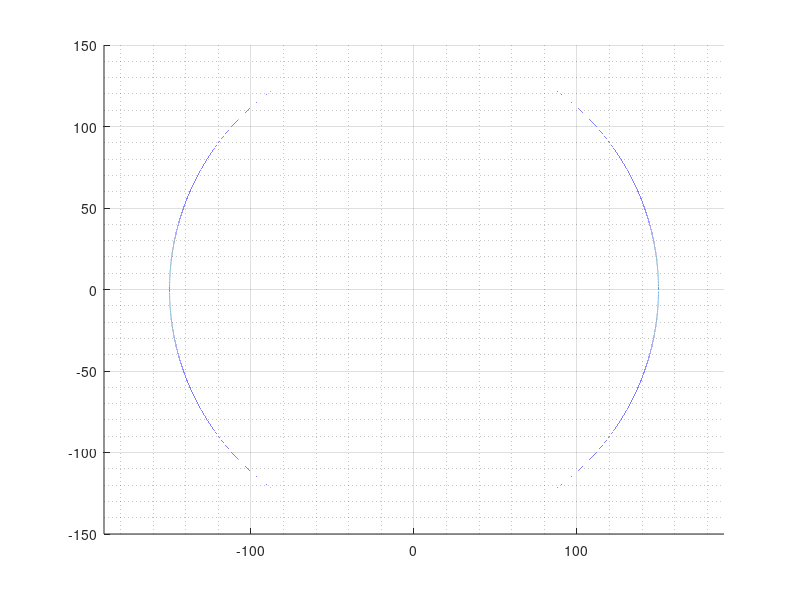

Here is the MATLAB script that generated this plot: (Note: this script raises an error after producing the figure.)
clc; clear; close all;

simTime = 50;
dt = 0.001;

%%Path Specification
o = [0, 0]';   %m
r = 150;        %m
direction = -1; %1: clockwise; -1: anticlockwise

%%UAV Specifications
va = 25; %m/s
L = 50; %m (should always be greater than r; if L > r, then the algorithm can be dynamically unstable i.e. oscillation never dies)

p0 = [-350, -555]';   %m
psi0 = -3*pi/4;        %radians

g = 9.81;
phiMax = 45*pi/180; %radians
dpsiMax = g*tan(phiMax)/va; %radians/sec

figure;
hold on;
grid on; grid minor;
axis equal;
x = (o(1) - r):0.001:(o(1) + r);
y1 = o(2) - sqrt(r^2 - (x - o(1)).^2);
y2 = o(2) + sqrt(r^2 - (x - o(1)).^2);
x = [x(1:end-1), flip(x)]';
y = [y1(1:end-1), flip(y2)]';
plot(x, y,"--", lineWidth=1, Color="#ff0000");
plot(p0(1), p0(2), "Marker","o", "MarkerSize", 8, 'LineWidth', 1.5, "DisplayName", "Inital Position");
xlabel("x-axis");
ylabel("y-axis");
title("Loitering with NLGL");

state = zeros([4, simTime/dt + 1]);
state(1:3, 1) = [p0', psi0]';


i = 2;
for t=dt:dt:simTime
    p = state(1:2, i - 1); x = p(1); y = p(2);
    psi = state(3, i - 1);
    
    if(i == 2)
        cte = (x - o(1))^2 + (y - o(2))^2 - r^2;
        state(6, 1) = cte;
    end

    s = getIntersectionPt(o, r, p, L, direction);
    
    normOP = (p - o)/sqrt((p - o)'*(p - o));
    if(isnan(s))
        s = o + r*normOP;
    end

    psit = atan2(s(2) - p(2), s(1) - p(1));
    eta = wrapToPi(psit - psi);

    dpsi = max(min(2*va*sin(eta)/L, dpsiMax), -dpsiMax);
    psi = wrapToPi(psi + dpsi*dt);
    x = x + va*cos(psi)*dt;
    y = y + va*sin(psi)*dt;

    cte = (x - o(1))^2 + (y - o(2))^2 - r^2;

    state(:, i) = [x, y, psi, dpsi, eta, cte]';

    if ~mod(i, 100)
        if i ~= 100
            delete(h1);
            delete(h2);
            delete(h3);
            delete(h4);
            delete(h5);
            delete(h6);
        end
        h1 = plot(state(1, 1:i), state(2, 1:i), linewidth = 1.5, color='#0099aa');
        h2 = plot(state(1, i), state(2, i), '^', markersize = 8, color = '#0099ff', linewidth=1.5);
        
        tx = (x - L):0.01:(x + L);
        ty1 = y - sqrt(L^2 - (tx - x).^2 + 0.01);
        ty2 = y + sqrt(L^2 - (tx - x).^2 + 0.01);
        tx = [tx(1:end-1), flip(tx)]';
        ty = [ty1(1:end-1), flip(ty2)]';
        h3 = plot(tx, ty,":", lineWidth=1, Color="#00ff22");

        h4 = plot(s(1), s(2), "Marker", "square", "MarkerSize", 8, "Color","#ffff00");
        h5 = plot([x, s(1)], [y, s(2)], "LineStyle","-.", "Color", "#ffff00");

        w = [x, y]' + [cos(psi), sin(psi)]'.*L;
        h6 = plot([x, w(1)], [y, w(2)], "Color", "#00ff55");

        pause(dt);
    end

    i = i + 1;
end


figure; 
subplot(2, 2, 1);
plot(0:dt:simTime, state(3, :)*180/pi,  "LineWidth", 1.5);
hold on; grid on; grid minor;
xlabel("Time [s]");
ylabel("Heading Angle, \psi [Degree]");
hold off;

subplot(2, 2, 2);
plot(0:dt:simTime, state(4, :),  "LineWidth", 1.5);
hold on; grid on; grid minor;
xlabel("Time [s]");
ylabel("Heading Angle Rate, \psi_D_O_T [rad/s]");
hold off;

subplot(2, 2, 3);
plot(0:dt:simTime, state(5, :)*180/pi,  "LineWidth", 1.5);
hold on; grid on; grid minor;
xlabel("Time [s]");
ylabel("Angle Error, \eta [Degree]");
hold off;

subplot(2, 2, 4);
plot(0:dt:simTime, state(6, :),  "LineWidth", 1.5);
hold on; grid on; grid minor;
xlabel("Time [s]");
ylabel("Cross Track Error");
hold off;

%%function which gives the one of the two intersection pts according to the
%%direction specified,
%%If the circles do not intersect in that case "NaN" is sent instead of a
%%intersection pt.
function s = getIntersectionPt(o, r, p, L, direction)
    d = sqrt((p - o)'*(p - o));

    if(abs(d - r - L) < 1e-2)
        s = o + (p - o).*(r/d);
    elseif (abs(d + r - L) < 1e-2)
        s = o - (p - o).*(r/d);
    elseif(d > r + L || L > d + r || r > d + L)
        %1- no intersection of between the circles (both circles are distant)
        %2- one circle is inside other circle
        s = NaN;
    else
        %%all small variables are "scalar" and all caps are "vector" and norm__
        %%are nothing but the "normalized vectors"
        OP = (p - o);
        op = sqrt((p - o)'*(p - o));
        normOP = OP./op;

        a = (r^2 - L^2 + op^2)/(2*op);
        OR = a.*normOP;

        normRQ = [-normOP(2), normOP(1)]';
        normRS = -normRQ;
        rq = sqrt(r^2 - a^2);
        rs = rq;

        RQ = rq*normRQ;
        RS = rs*normRS;

        R = o + OR;

        Q = R + RQ;
        S = R + RS;
        pts = [Q, S];

        PO = -OP;
        PSSdash = pts - p;
        sgn = sign([ ...
            sum(cross([PO', 0]', [PSSdash(:, 1)', 0]'), "all"), ...
            sum(cross([PO', 0]', [PSSdash(:, 2)', 0]'), "all") ...
            ]');
        mask = direction == sgn;
        s = pts*mask;
    end
end
